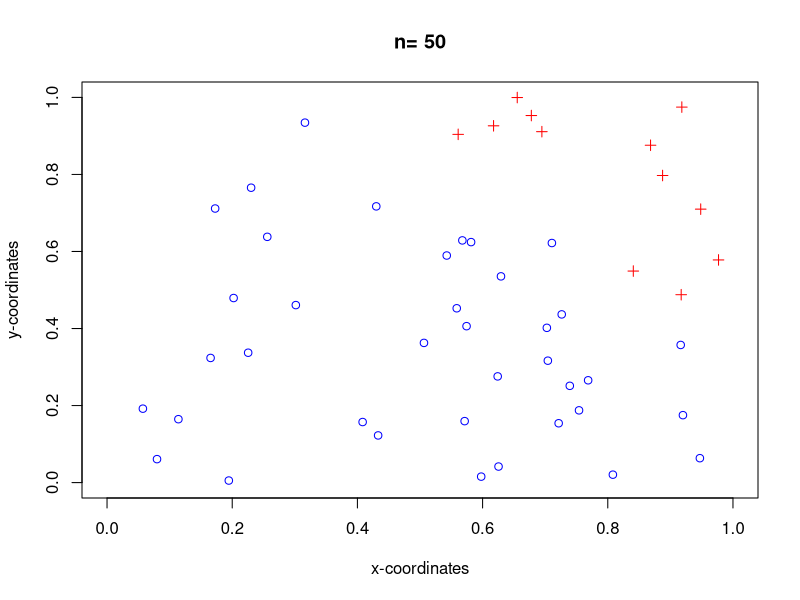
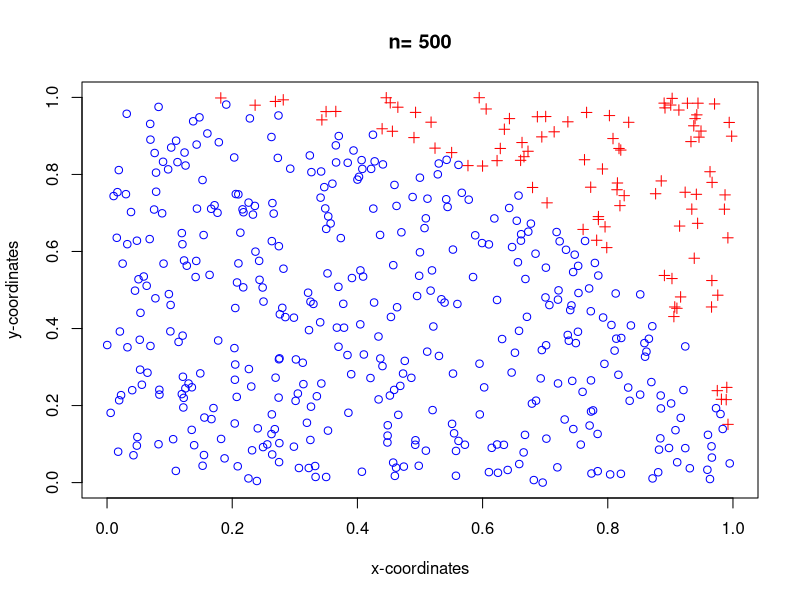
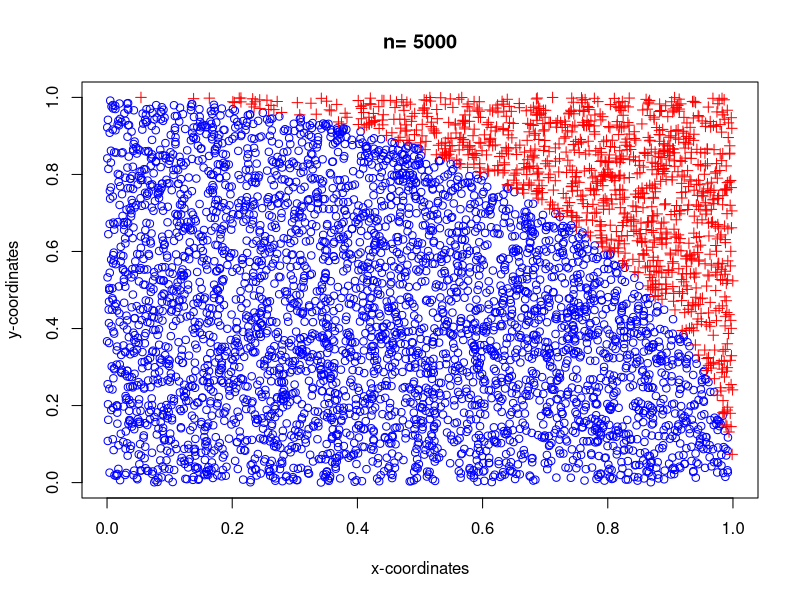

R code for these plots, in order:
# Generate an approximation of pi by Monte Carlo simulations
# Idea:
# 1) we draw points from a unit square (uniform distribution)
# 2) we count how many of them hit the quarter circle inscribed in the square
# 3) an average number of hits is the ratio of the areas of the two figures equals pi/4
# 4) as an approximation of pi, we can therefore take four times the average number of hits

generate <- function(n = 10) {
    # generating x coordinates
    x <- runif(n,0,1)
    # generating y coordinates
    y <- runif(n,0,1)
    # check which of the points lie inside a quarter circle
    shoot <- ifelse(sqrt(x^2+y^2)<=1, TRUE, FALSE)
    # number of hits
    hit <- mean(shoot)
    # approximation of the pi value
    my_pi <- 4*hit
    # information
    cat(paste('Approximation for n =', n, ' pi =', my_pi, '\n'))
    # graph
    jpeg(filename = paste0("graph_n", n, ".jpg"))
    plot(x[shoot], y[shoot], main=paste('n=', n), xlim=c(0,1), ylim=c(0,1), col='blue', xlab='x-coordinates', ylab='y-coordinates', pch=1)
    points(x[!shoot], y[!shoot], col='red', pch=3)
    dev.off()
}

generate(50)
generate(500)
generate(5000)

